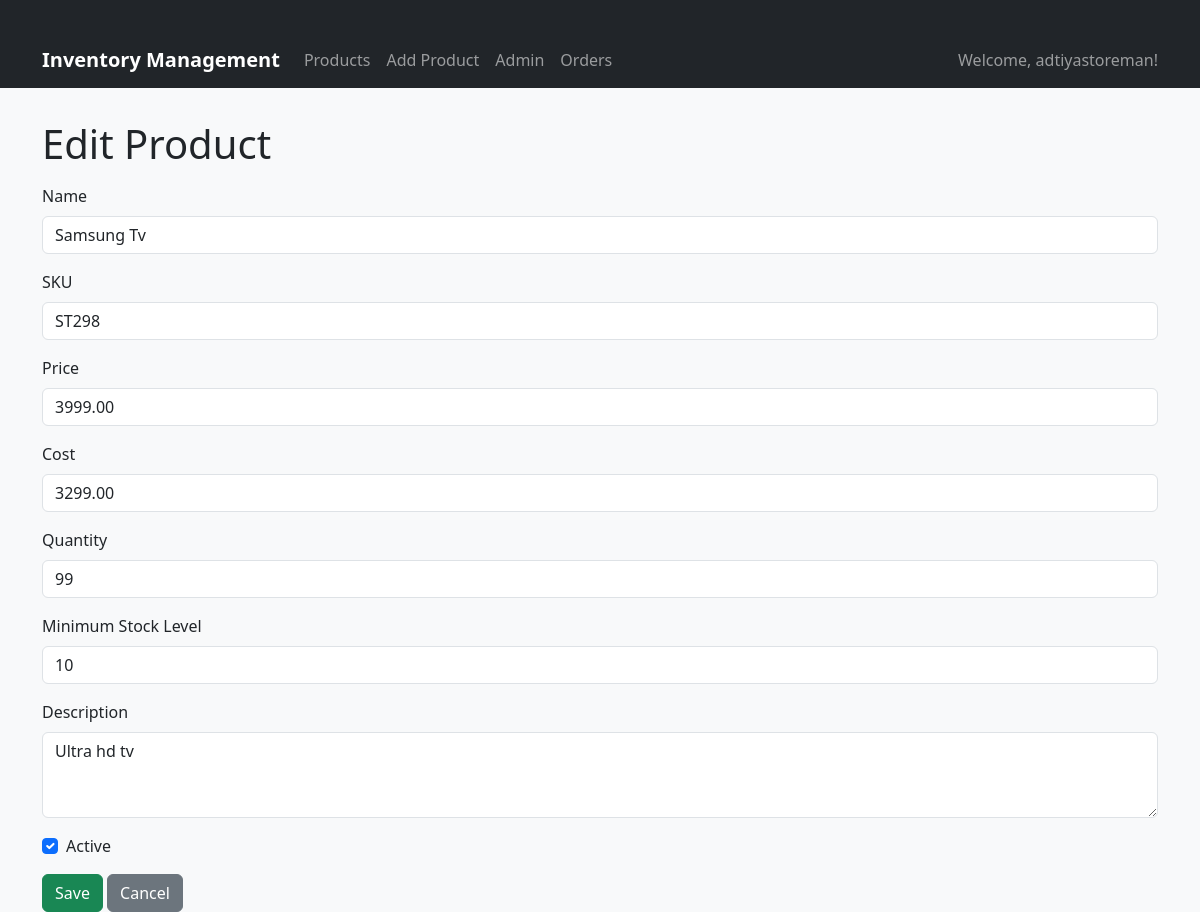
/inventory/products/1/update/ (signed in), run on the app's committed database.
### authentication/models.py (models this page shows, shortened)
class CustomUser(AbstractUser):
    ROLE_CHOICES = [
        ('store_manager', 'Store Manager'),
        ('sales_staff', 'Sales Staff'),
        ('system_admin', 'System Administrator'),
    ]
    role = models.CharField(max_length=20, choices=ROLE_CHOICES, default='sales_staff')
    phone = models.CharField(max_length=15, blank=True, null=True)
    created_at = models.DateTimeField(auto_now_add=True)
    updated_at = models.DateTimeField(auto_now=True)

### inventory/models.py (models this page shows, shortened)
class Product(models.Model):
    name = models.CharField(max_length=255)
    sku = models.CharField(max_length=100, unique=True)
    price = models.DecimalField(max_digits=10, decimal_places=2)
    cost = models.DecimalField(max_digits=10, decimal_places=2)
    quantity = models.IntegerField()
    min_stock_level = models.IntegerField(default=10)
    description = models.TextField(blank=True)
    is_active = models.BooleanField(default=True)
    created_by = models.ForeignKey(User, on_delete=models.CASCADE)
    category = models.ForeignKey(Category, on_delete=models.SET_NULL, null=True, blank=True, related_name="products")
    created_at = models.DateTimeField(auto_now_add=True)
    updated_at = models.DateTimeField(auto_now=True)
    class Meta:
        permissions = (
            ("can_bulk_update_prices", "Can bulk update prices"),
        )

### inventory/views.py (the view)
# urls.py: path('products/<int:pk>/update/', views.product_update, name='product_update'),  # <-- comma added here
@login_required
@user_passes_test(can_manage_inventory)
def product_update(request, pk):
    product = get_object_or_404(Product, pk=pk)
    if request.method == 'POST':
        form = ProductForm(request.POST, instance=product)
        if form.is_valid():
            form.save()
            return redirect('inventory:product_list')
    else:
        form = ProductForm(instance=product)
    return render(request, 'inventory/product_form.html', {'form': form})

### inventory/forms.py
class ProductForm(forms.ModelForm):
    class Meta:
        model = Product
        fields = ['name', 'sku', 'description', 'price', 'cost', 'quantity', 'min_stock_level', 'is_active']
        widgets = {
            'description': forms.Textarea(attrs={'rows': 3}),
            'price': forms.NumberInput(attrs={'step': '0.01'}),
            'cost': forms.NumberInput(attrs={'step': '0.01'}),
        }

### inventory/views.py (called while the page is built)
def can_manage_inventory(user):
    return hasattr(user, 'role') and user.role in ['store_manager', 'system_admin']

### inventory/templates/inventory/product_form.html (shortened to what this page needs)
 {% extends "inventory/base.html" %}
  {% load widget_tweaks %}
{% block content %}
<h1>{% if form.instance.pk %}Edit Product{% else %}Create Product{% endif %}</h1>
<form method="post" novalidate>
  <div class="mb-3">
    <label for="{{ form.name.id_for_label }}" class="form-label">Name</label>
    {{ form.name|add_class:"form-control" }}
  </div>
  <div class="mb-3">
    <label for="{{ form.sku.id_for_label }}" class="form-label">SKU</label>
    {{ form.sku|add_class:"form-control" }}
  </div>
  <div class="mb-3">
    <label for="{{ form.price.id_for_label }}" class="form-label">Price</label>
    {{ form.price|add_class:"form-control" }}
  </div>
  <div class="mb-3">
    <label for="{{ form.cost.id_for_label }}" class="form-label">Cost</label>
    {{ form.cost|add_class:"form-control" }}
  </div>
  <div class="mb-3">
    <label for="{{ form.quantity.id_for_label }}" class="form-label">Quantity</label>
    {{ form.quantity|add_class:"form-control" }}
  </div>
  <div class="mb-3">
    <label for="{{ form.min_stock_level.id_for_label }}" class="form-label">Minimum Stock Level</label>
    {{ form.min_stock_level|add_class:"form-control" }}
  </div>
  <div class="mb-3">
    <label for="{{ form.description.id_for_label }}" class="form-label">Description</label>
    {{ form.description|add_class:"form-control" }}
  </div>
  <div class="form-check mb-3">
    {{ form.is_active|add_class:"form-check-input" }}
    <label for="{{ form.is_active.id_for_label }}" class="form-check-label">Active</label>
  </div>
  <button type="submit" class="btn btn-success">Save</button>
  <a href="{% url 'inventory:product_list' %}" class="btn btn-secondary">Cancel</a>
</form>
{% endblock %}

### inventory/templates/inventory/base.html (shortened to what this page needs)
<!DOCTYPE html>
<html lang="en">
  <head>
    <link
      href="https://cdn.jsdelivr.net/npm/bootstrap@5.3.0/dist/css/bootstrap.min.css"
      rel="stylesheet"
    />
  </head>
  <body>
    <nav class="navbar navbar-expand-lg navbar-dark bg-dark">
      <div class="container">
        <a class="navbar-brand" href="{% url 'inventory:product_list' %}"
          >Inventory Management</a
        >
        <div class="collapse navbar-collapse" id="navbarNav">
          <ul class="navbar-nav me-auto">
            <li class="nav-item">
              <a class="nav-link" href="{% url 'inventory:product_list' %}"
                >Products</a
              >
            </li>
            <li class="nav-item">
              <a class="nav-link" href="{% url 'inventory:product_create' %}"
                >Add Product</a
              >
            </li>
            <li class="nav-item">
              <a class="nav-link" href="/admin/">Admin</a>
            </li>
            <li class="nav-item">
              <a class="nav-link" href="{% url 'orders:list' %}">Orders</a>
            </li>
          </ul>
          <ul class="navbar-nav">
            {% if user.is_authenticated %}
            <li class="nav-item">
              <span class="navbar-text">Welcome, {{ user.username }}!</span>
            </li>
            {% else %}
            <li class="nav-item">
              <a class="nav-link" href="/admin/">Login</a>
            </li>
            {% endif %}
          </ul>
        </div>
      </div>
    </nav>
    <div class="container">
       {% block content %} {% endblock %}
    </div>
  </body>
</html>

### inventory/templates/inventory/base.html (style rules this page uses)
body { background-color: #f8f9fa; }
.navbar-brand { font-weight: bold; }
.container { margin-top: 2rem; }

### data on the page
CustomUser: username "adtiyastoreman"
Product: name "Samsung Tv", sku "ST298", price "3999.00", cost "3299.00", quantity "99", min_stock_level "10", description "Ultra hd tv", is_active "☑"
